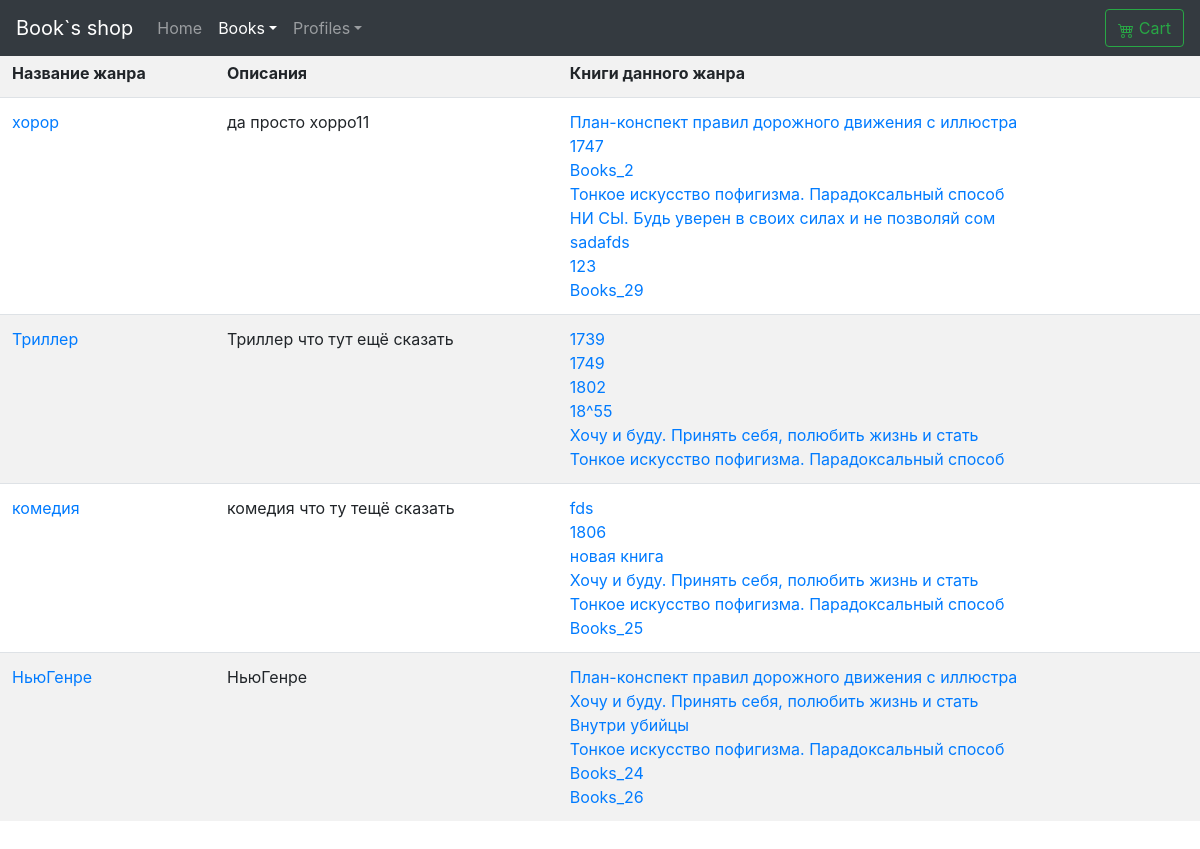
Page /books/genre_list on the committed database.
### books/models.py (models this page shows, shortened)
class Genre(models.Model):
    name = models.CharField(
        verbose_name ="Название Жанра",
        max_length=30
        )
    description = models.TextField(
        verbose_name="Описание Жанра",
        null=True,
        blank=True
    )

class Books(models.Model):
    name=models.CharField(
        verbose_name="Имя книги",
        max_length=100
    )
    description = models.TextField(
        verbose_name='Описание книги',
        null=True,
        blank=True
    )
    picture=models.ImageField(
        verbose_name="Фото обложки",
        upload_to="books-pic",
        null=True,
        blank=True,
        default="books-pic/default.jpg"
    )
    price=models.DecimalField(
        verbose_name="Цена",
        max_digits=5,
        decimal_places=2,
        default=00.00
    )
    author=models.ManyToManyField(
        'Author',
        verbose_name="Автор",
        related_name="books_author"
    )
    series=models.ManyToManyField(
        'Series',
        verbose_name="Серия",
        related_name="series_books",
        null=True,
        blank=True,
    )
    genre=models.ManyToManyField(
        'Genre',
        verbose_name="Жанр",
        related_name="genre_books"
    )
    publishing_year=models.PositiveSmallIntegerField (
        verbose_name="Год издания",
        default=2020
    )
    count_page=models.IntegerField(
        verbose_name="Кол-во страниц",
        default=100
    )
    binging=models.ForeignKey(
        'Binging',
        verbose_name="Переплёт",
        on_delete=models.PROTECT,
        default=1
    )
    format_book=models.CharField(
        verbose_name="Формат",
        default="99x99",
        max_length=15
    )
    isbn=models.CharField(
        verbose_name="ISBN",
        default="999-1-88877-6",
        max_length=15
    )
    weight=models.PositiveSmallIntegerField(
        verbose_name="Вес(гр.)",
        default="100"
    )
    age_limit=models.CharField(
        verbose_name="Ограничение по возрасту",
        default="6+",
        max_length=3
    )
    publisher=models.ManyToManyField(
        'Publisher',
        verbose_name="Издательство",
        related_name="publisher_books"
    )
    count_book=models.IntegerField(
        verbose_name="Ко-во книг в наличии",
        default=10
    )
    availability=models.BooleanField(
        verbose_name="Наличие книги",
        default=True
    )
    rating=models.FloatField(
        verbose_name="Рейтинг",
        validators=[MinValueValidator(0), MaxValueValidator(10)],
        default=9
    )
    create=models.DateField(
        verbose_name="Дата внесения в каталог",
        auto_now=False,
        auto_now_add=True
    )
    update=models.DateField(
        verbose_name="Дата последнего изменения",
        auto_now=True,
        auto_now_add=False
    )
    user=models.ForeignKey(
        User,
        on_delete=models.PROTECT,
        default=2
    )
    def __str__(self):
        return f"{self.name}"

### books/views.py (the view)
# urls.py: path('genre_list', views.GenreList.as_view(),name='genre_list'),
class GenreList(ListView):
    model=Genre
    template_name='genre/g_list.html'

### books/templates/genre/g_list.html (shortened to what this page needs)
{% extends "base.html" %}
{% load crispy_forms_tags %}
{%load my_tags %}
        {% block books_active %}
          <a class="nav-link dropdown-toggle active" href="{% url 'CRUDL_books:list' %}" id="dropdown01" data-toggle="dropdown" aria-haspopup="true" aria-expanded="true">Books</a>
          {% endblock books_active %}
    {% block main %}
        <table class="table table-striped" width="100%" >
                <tr>
                    <th>Название жанра</th><th>Описания</th><th>Книги данного жанра</th>
                </tr>
            {% for genre in object_list %}
                <tr>
                    <td><a href="{% url 'CRUDL_books:genre_detail' genre.pk %}">{{genre.name}}</a> </td>
                    <td>{{genre.description}} </td>
                    <td>
                    {% for books in genre.genre_books.all %}
                        <a href="{% url 'CRUDL_books:detail' books.pk %}">{{books}}</a> <br>
                    {%endfor%}
                    </td>
                </tr>
        {% endfor %}
        </table>
{% endblock main %}

### test_hello_word/static/css/carousel.css (style rules this page uses)
body { padding-top: 3rem; padding-bottom: 3rem; color: #5a5a5a; }

### rows in the picture
Genre: name "хорор", description "да просто хорро11"
Books: name "План-конспект правил дорожного движения с иллюстра"
Books: name "1747"
Books: name "Books_2"
Books: name "Тонкое искусство пофигизма. Парадоксальный способ"
Books: name "НИ СЫ. Будь уверен в своих силах и не позволяй сом"
Books: name "sadafds"
Books: name "123"
Books: name "Books_29"
Genre: name "Триллер", description "Триллер что тут ещё сказать"
Books: name "1739"
Books: name "1749"
Books: name "1802"
Books: name "18^55"
Books: name "Хочу и буду. Принять себя, полюбить жизнь и стать"
Genre: name "комедия", description "комедия что ту тещё сказать"
Books: name "fds"
Books: name "1806"
Books: name "новая книга"
Books: name "Books_25"
Genre: name "НьюГенре", description "НьюГенре"
Books: name "Внутри убийцы"
Books: name "Books_24"
Books: name "Books_26"
